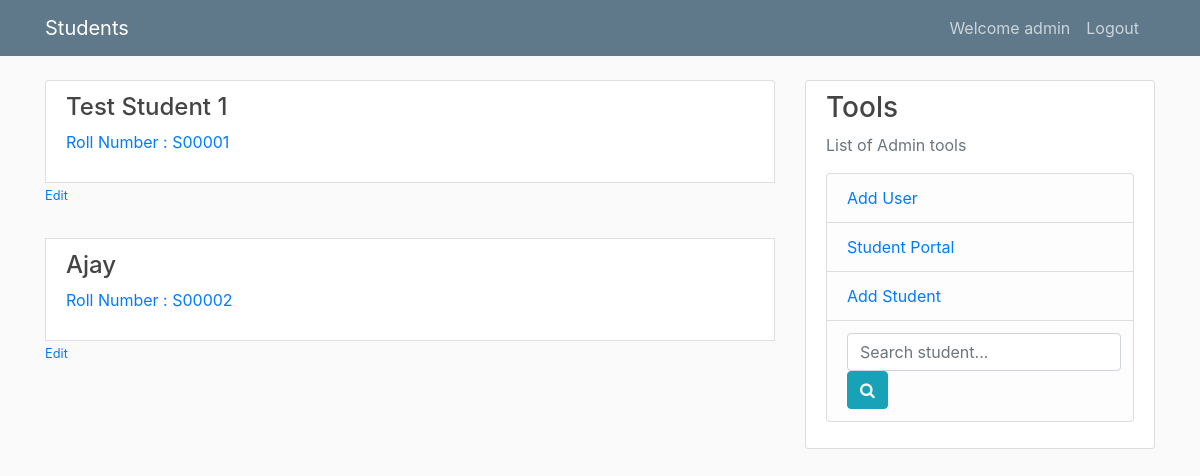
/ (signed in), run on an earlier commit of the app's database.
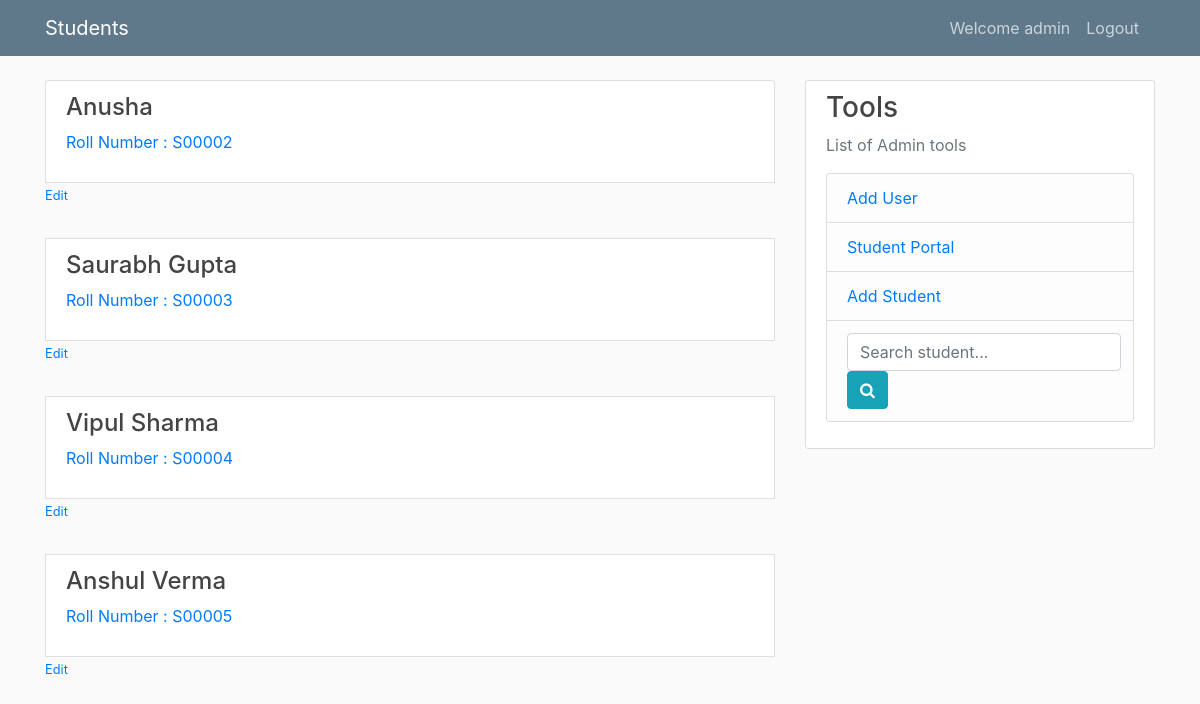
And on a later commit of the database.
### tables this page shows
CREATE TABLE student (
  id INTEGER PRIMARY KEY AUTOINCREMENT,
  name TEXT NOT NULL,
  age TEXT NOT NULL,
  gender CHAR(6) NOT NULL,
  add_date TIMESTAMP NOT NULL DEFAULT CURRENT_TIMESTAMP
);

### student_db/student.py (the view)
@bp.route('/')
@login_required
def index():
    students = list_student_data()
    return render_template(
        'student/index.html',
        title='Index',
        students=students)

### student_db/auth.py (called while the page is built)
@bp.before_app_request
def load_logged_in_user():
    user_id = session.get('user_id')
    if user_id is None:
        g.user = None
    else:
        g.user = 'admin'

def login_required(view):
    @functools.wraps(view)
    def wrapped_view(**kwargs):
        if g.user is None:  #: if not logged into the session
            return redirect(url_for('auth.login'))  # : redirect to login
        return view(**kwargs)  # : continue the view processing.
    return wrapped_view

### student_db/data.py (called while the page is built)
def list_student_data():
    return list_data_student()

### student_db/database/student_data.py (called while the page is built)
def list_data_student():
    db = get_db()
    student_list = db.execute(
        'SELECT id, "S0000" || CAST( id AS TEXT)  AS roll_number, name, age, gender, add_date FROM student'
    ).fetchall()
    return student_list

### student_db/student_db.py (called while the page is built)
def get_db():
    if 'db' not in g:
        g.db = sqlite3.connect(
            current_app.config['DATABASE'],
            detect_types=sqlite3.PARSE_DECLTYPES
        )
        g.db.row_factory = sqlite3.Row
    return g.db

### student_db/templates/student/index.html (shortened to what this page needs)
{% extends 'base_layout.html' %}
{% block header %}
  {% block title %}Students{% endblock %}
{% endblock %}
{% block content %}
	<div class="list-group">
		{% for student in students %}
			<a href="{{ url_for('student.update', id=student['id']) }}" class="list-group-item">
			    <h4 class="list-group-item-heading">{{ student['name'] }}</h4>
			    <p class="list-group-item-text">
			    	Roll Number : {{ student['roll_number'] }}
			    </p>
				<small class="form-text text-muted">
					<a  href="{{ url_for('student.update', id=student['id']) }}"> Edit </a>
				</small>
			</a>
		{% endfor %}
	</div>
{% endblock %}

### student_db/templates/base_layout.html (shortened to what this page needs)
<!DOCTYPE html>
<html lang="en">
  <head>
    <link rel="stylesheet" href="https://cdnjs.cloudflare.com/ajax/libs/font-awesome/4.7.0/css/font-awesome.min.css">
    <link rel="stylesheet" href="https://maxcdn.bootstrapcdn.com/bootstrap/4.0.0/css/bootstrap.min.css">
    <link rel="stylesheet" href="{{ url_for('static', filename='style.css') }}">
  </head>
  <body>
  	<header class="site-header">
          <nav class="navbar navbar-expand-md navbar-dark bg-steel fixed-top">
            <div class="container">
              <a class="navbar-brand mr-4" href="{{ url_for('auth.login')}}">
              	{% block header %}{% endblock %}
              </a>
              <div class="collapse navbar-collapse" id="navbarToggle">
                {% if g.user %}
                  <div class="navbar-nav mr-sm-2">
                    <a class="nav-item nav-link" href="#">
                    	<span> Welcome {{ g.user }}</span>
                    </a>
                    <a class="nav-item nav-link" href="{{ url_for('auth.logout') }}">Logout</a>
                  </div>
                {% endif %}
              </div>
            </div>
          </nav>
    </header>
    <main role="main" class="container">
		<div class="row">
			<div class="col-md-8">
		        {% block content %}{% endblock %}
			</div>
		    <div class="col-md-4">
		        <div class="content-section">
		            <h3> Tools </h3>
		            <p class='text-muted'>
		            	{% if g.user %}
		            		<span class="text text-muted">List of Admin tools</span>
		            	{% else %}
		            		<span class="text text-muted">Active only for Admin or Users</span>
		            	{% endif%}
		    	        {% if g.user %}
		                    <ul class="list-group">
		                      <li class="list-group-item list-group-item-light">
		                        <a href="{{ url_for('auth.adduser') }}">Add User</a>
		                      </li>
		                      <li class="list-group-item list-group-item-light">
		                        <a href="{{ url_for('student.index') }}"> Student Portal </a>
		                      </li>
		                      <li class="list-group-item list-group-item-light">
		                        <a href="{{ url_for('student.create') }}"> Add Student </a>
		                      </li>
		                      <li class="list-group-item list-group-item-light">
		                        <div class='search'>
		                          <form method="get" action='/search' class="form-inline">
		                            <input type="text" name="search" class="form-control" value="{{ request.form['search'] }}" placeholder="Search student...">
		                            <button class="btn btn-info" type="submit"><i class="fa fa-search"></i></button>
		                          </form>
		                        </div>
		                      </li>
		                    </ul>
		                {% endif %}
		            </p>
		        </div>
		    </div>
		</div>
	</main>
  </body>
</html>

### student_db/static/style.css (style rules this page uses)
body { background: #fafafa; color: #333333; margin-top: 5rem; }
h1, h2, h3, h4, h5, h6 { color: #444444; }
ul { margin: 0; }
.bg-steel { background-color: #5f788a; }
.site-header .navbar-nav .nav-link { color: #cbd5db; }
.content-section { background: #ffffff; padding: 10px 20px; border: 1px solid #dddddd; border-radius: 3px; margin-bottom: 20px; }

What changed in the data, as far as the page shows it:
removed student: name "Test Student 1", roll_number "S00001"
changed student: name "Ajay" → "Anusha"
added student: name "Saurabh Gupta", roll_number "S00003"
added student: name "Vipul Sharma", roll_number "S00004"
added student: name "Anshul Verma", roll_number "S00005"
